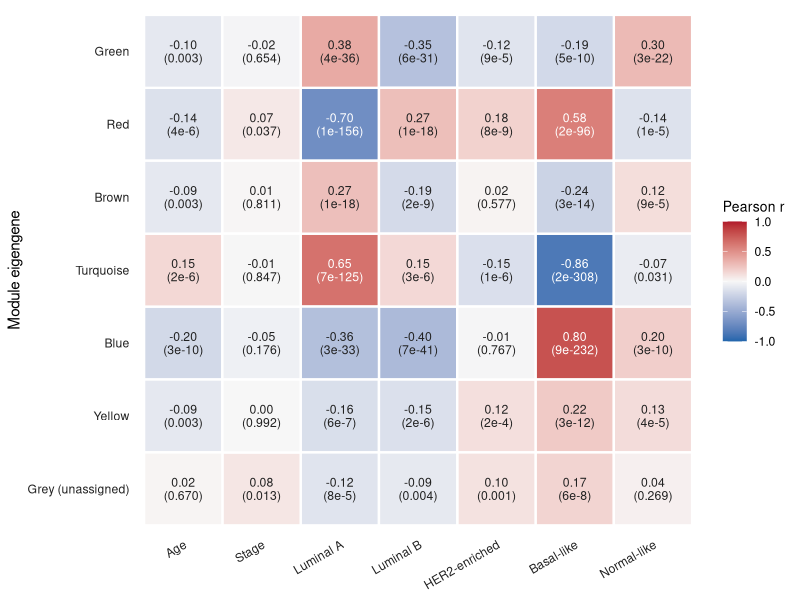
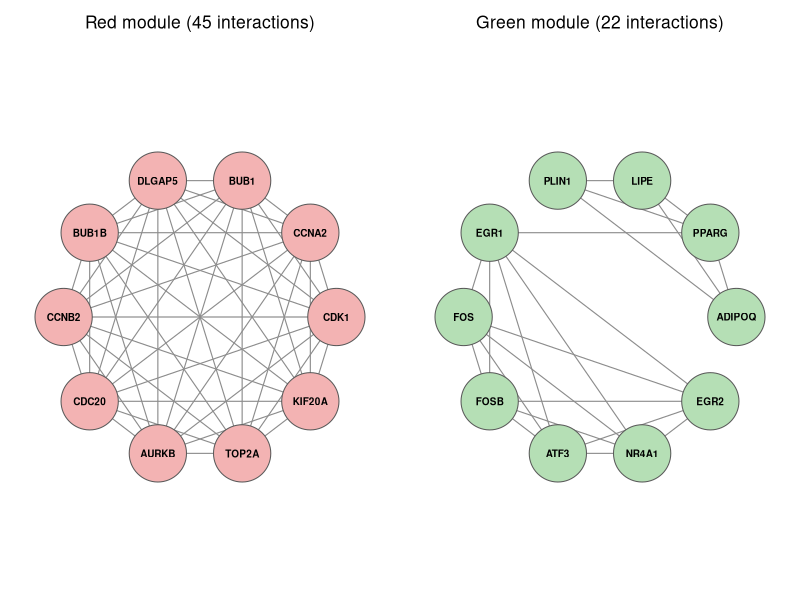
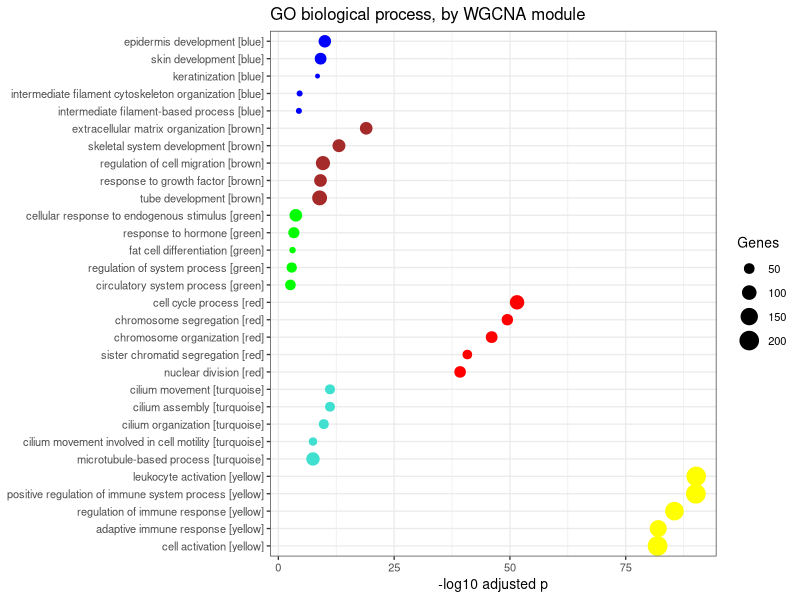
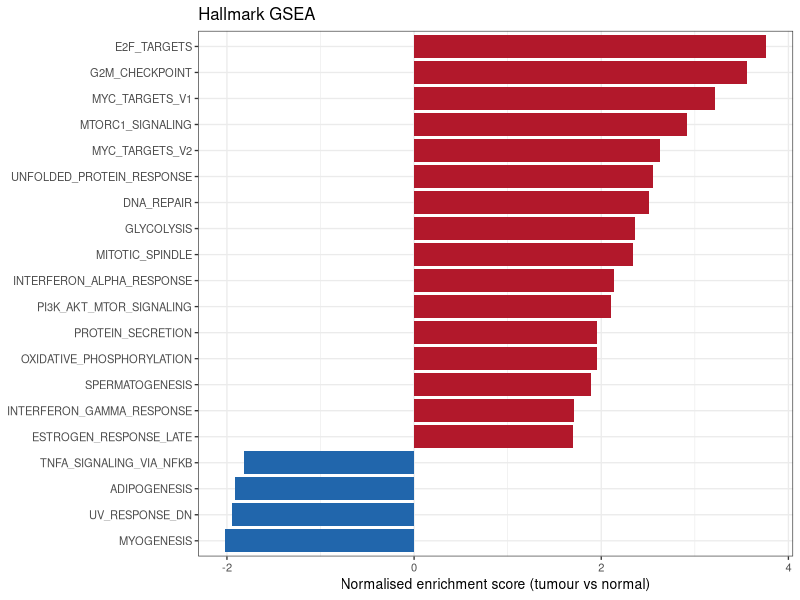
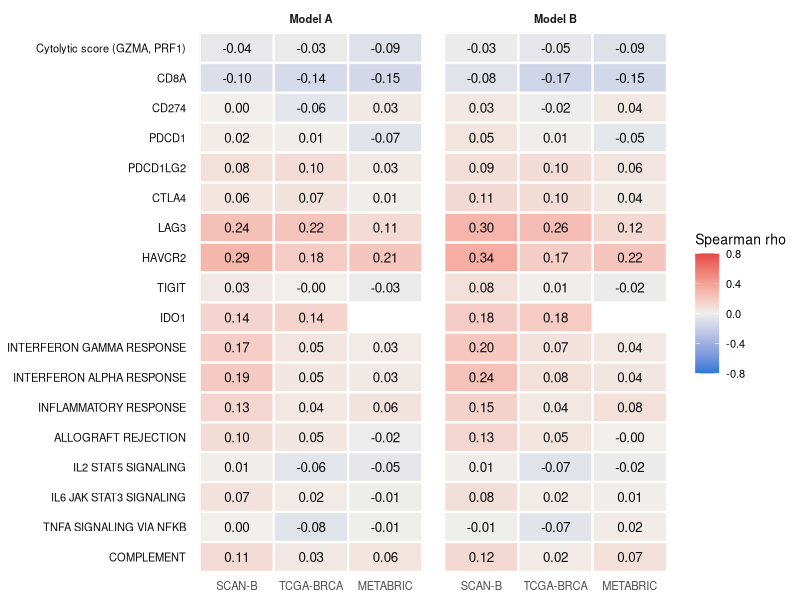
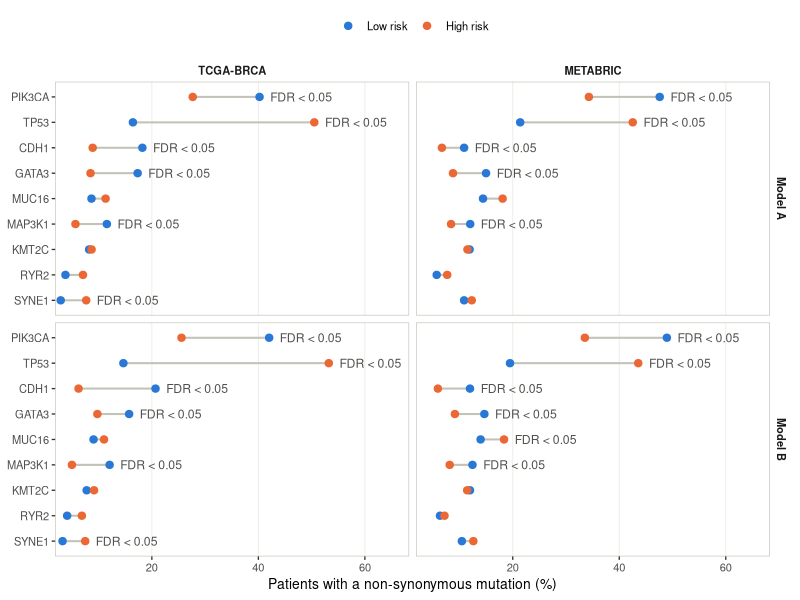
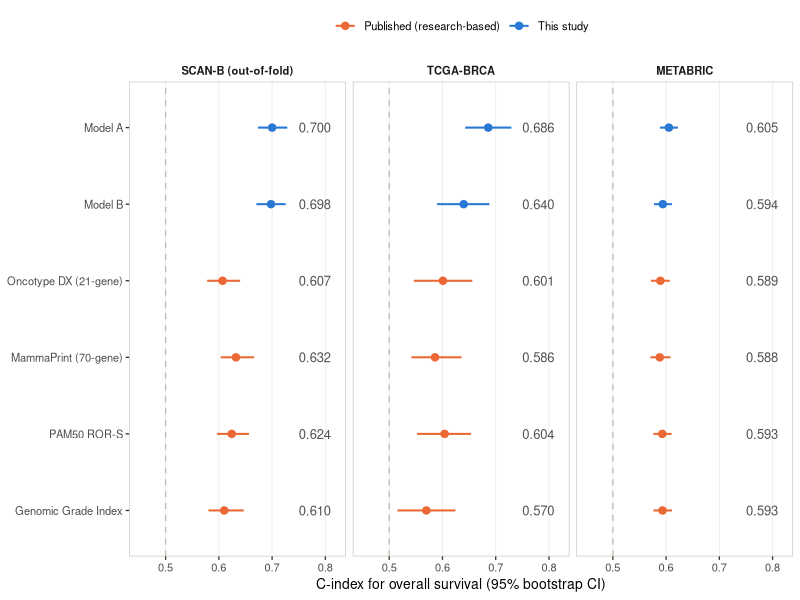

The R script that drew these images, in order:
# 21_final_figures.R
# Draws manuscript figures at 600 dpi from saved result tables. No analysis is repeated, so every
# number shown is exactly the one in the result table.
#   Figure 5:  module-trait correlation heatmap (results/wgcna_module_trait.csv, from 08_wgcna.R)
#   Figure 6:  STRING networks of the hub genes  (results/string_hub_genes.csv, string_edges.csv, from 10_string_hubs.R)
#   Figure 7:  GO dot plot                       (results/enrichment_go_bp.csv, from 11_enrichment.R)
#   Figure 8:  Hallmark GSEA bar plot             (results/enrichment_gsea_hallmark.csv, from 11_enrichment.R)
#   Figure 12: immune heatmap                     (results/immune_association.csv, from 16_immune_association.R)
#   Figure 13: mutation dot plot                  (results/mutation_association.csv, from 18_mutation_association.R)
#   Figure 14: published-signature forest plot    (results/published_signature_comparison.csv, from 20_published_and_random_benchmark.R)
# Figures 7, 8, 12, 13 and 14 use the same plotting code as the scripts named above, which run online
# queries (KEGG) or long resampling, so they are redrawn here from the saved tables rather than by rerunning.
# Run from the project root with the brca_modules environment:
#   Rscript scripts/21_final_figures.R

suppressPackageStartupMessages({ library(ggplot2); library(igraph) })
dir.create("figures", showWarnings = FALSE)
DPI <- 600

## Figure 5: module-trait correlations
mt <- read.csv("results/wgcna_module_trait.csv")
mod_order <- c("green", "red", "brown", "turquoise", "blue", "yellow", "grey")
mod_lab <- setNames(c("Green", "Red", "Brown", "Turquoise", "Blue", "Yellow", "Grey (unassigned)"), mod_order)
trait_lab <- c(Age = "Age", Stage = "Stage", LumA = "Luminal A", LumB = "Luminal B", Her2 = "HER2-enriched",
               Basal = "Basal-like", Normal_like = "Normal-like")
stopifnot(setequal(mt$module, mod_order), setequal(mt$trait, names(trait_lab)))
fmt_fdr <- function(q) ifelse(q < 0.001, sub("e-0?", "e-", sprintf("%.0e", q)), sprintf("%.3f", q))
mt$Module <- factor(mod_lab[mt$module], levels = rev(mod_lab))
mt$Trait  <- factor(trait_lab[mt$trait], levels = trait_lab)
mt$label  <- sprintf("%.2f\n(%s)", mt$cor, fmt_fdr(mt$FDR))
g <- ggplot(mt, aes(Trait, Module, fill = cor)) +
  geom_tile(colour = "white", linewidth = 0.8) +
  geom_text(aes(label = label, colour = abs(cor) > 0.55), size = 3.1, lineheight = 0.9, show.legend = FALSE) +
  scale_colour_manual(values = c(`TRUE` = "white", `FALSE` = "#222222")) +
  scale_fill_gradient2(low = "#2166ac", mid = "#f7f7f7", high = "#b2182b", midpoint = 0, limits = c(-1, 1),
                       name = "Pearson r") +
  labs(x = NULL, y = "Module eigengene") +
  theme_minimal(base_size = 11) +
  theme(panel.grid = element_blank(), axis.text.x = element_text(angle = 30, hjust = 1, colour = "#222222"),
        axis.text.y = element_text(colour = "#222222"), legend.title = element_text(size = 10))
ggsave("figures/fig_module_trait.png", g, width = 7.2, height = 5.2, dpi = DPI, bg = "white")

## Figure 6: STRING interactions among the hub genes
nodes <- read.csv("results/string_hub_genes.csv")
edges <- read.csv("results/string_edges.csv")
fill <- c(red = "#f3b3b3", green = "#b5dfb5")
png("figures/fig_string_hubs.png", width = 7.2, height = 3.7, units = "in", res = DPI)
par(mfrow = c(1, 2), mar = c(0.5, 0.5, 2.2, 0.5))
for (m in c("red", "green")) {
  hubs <- nodes$symbol[nodes$module == m & nodes$hub]
  e <- edges[edges$module == m & edges$from %in% hubs & edges$to %in% hubs, c("from", "to")]
  gr <- graph_from_data_frame(e, directed = FALSE, vertices = data.frame(name = hubs))
  plot(gr, layout = layout_in_circle(gr), vertex.size = 42, vertex.color = fill[[m]], vertex.frame.color = "grey35",
       vertex.label.color = "black", vertex.label.cex = 0.6, vertex.label.family = "sans", vertex.label.font = 2,
       edge.color = "grey55", edge.width = 1.1, margin = 0.08)
  title(sprintf("%s module (%d interactions)", tools::toTitleCase(m), nrow(e)), cex.main = 1.05, font.main = 1)
}
invisible(dev.off())

## Figure 7: GO biological process terms per module (plotting code as in 11_enrichment.R)
genes <- read.csv("results/wgcna_gene_modules.csv")
modules <- setdiff(sort(unique(genes$module)), "grey")
go <- read.csv("results/enrichment_go_bp.csv")
top_terms <- function(d, n) do.call(rbind, lapply(split(d, d$module), function(x) head(x[order(x$p.adjust), ], n)))
p <- top_terms(go, 5)
p$Description <- substr(p$Description, 1, 55)
p$label <- factor(paste0(p$Description, " [", p$module, "]"), levels = rev(unique(paste0(p$Description, " [", p$module, "]"))))
g <- ggplot(p, aes(-log10(p.adjust), label, size = Count, colour = module)) + geom_point() +
  scale_colour_manual(values = setNames(modules, modules), guide = "none") +
  labs(x = "-log10 adjusted p", y = NULL, size = "Genes", title = "GO biological process, by WGCNA module") +
  theme_bw(base_size = 10)
ggsave("figures/enrichment_go_modules.png", g, width = 9, height = 7, dpi = DPI)

## Figure 8: Hallmark GSEA (plotting code as in 11_enrichment.R)
gd <- read.csv("results/enrichment_gsea_hallmark.csv")
gd <- gd[order(gd$p.adjust), ]
s <- head(gd[gd$p.adjust < 0.05, ], 20)
s$ID <- factor(sub("HALLMARK_", "", s$ID), levels = sub("HALLMARK_", "", s$ID[order(s$NES)]))
g2 <- ggplot(s, aes(NES, ID, fill = NES > 0)) + geom_col() +
  scale_fill_manual(values = c(`TRUE` = "#b2182b", `FALSE` = "#2166ac"), guide = "none") +
  labs(x = "Normalised enrichment score (tumour vs normal)", y = NULL, title = "Hallmark GSEA") + theme_bw(base_size = 10)
ggsave("figures/enrichment_gsea_hallmark.png", g2, width = 8, height = 6, dpi = DPI)

## Figure 12: immune features (plotting code as in 16_immune_association.R)
SETS <- paste0("HALLMARK_", c("INTERFERON_GAMMA_RESPONSE", "INTERFERON_ALPHA_RESPONSE", "INFLAMMATORY_RESPONSE", "ALLOGRAFT_REJECTION",
                              "IL2_STAT5_SIGNALING", "IL6_JAK_STAT3_SIGNALING", "TNFA_SIGNALING_VIA_NFKB", "COMPLEMENT"))
CHECK <- c("CD274", "PDCD1", "PDCD1LG2", "CTLA4", "LAG3", "HAVCR2", "TIGIT", "IDO1")
res <- read.csv("results/immune_association.csv")
pretty <- function(x) { x <- gsub("_", " ", x); x <- sub("Cytolytic score", "Cytolytic score (GZMA, PRF1)", x); x }
order_f <- c("Cytolytic_score", "CD8A", CHECK, sub("HALLMARK_", "", SETS))
stopifnot(all(res$feature %in% order_f))
res$feature_lab <- factor(pretty(res$feature), levels = rev(pretty(order_f)))
res$cohort <- factor(res$cohort, levels = c("SCAN-B", "TCGA-BRCA", "METABRIC"))
res$panel <- paste("Model", res$model)
g <- ggplot(res, aes(cohort, feature_lab, fill = rho)) + geom_tile(colour = "#fcfcfb", linewidth = 0.8) +
  geom_text(aes(label = sprintf("%.2f", rho)), size = 3.4, colour = "#0b0b0b") + facet_wrap(~ panel) +
  scale_fill_gradient2(low = "#2a78d6", mid = "#f0efec", high = "#e34948", midpoint = 0, limits = c(-0.8, 0.8), oob = scales::squish, name = "Spearman rho") +
  labs(x = NULL, y = NULL) + theme_minimal(base_size = 10) +
  theme(panel.grid = element_blank(), strip.text = element_text(face = "bold"), axis.text.y = element_text(colour = "#0b0b0b"))
ggsave("figures/immune_association_heatmap.png", g, width = 8, height = 5.6, dpi = DPI, bg = "white")

## Figure 13: mutation frequency by risk group (plotting code as in 18_mutation_association.R)
res <- read.csv("results/mutation_association.csv")
common <- Reduce(intersect, split(res$gene, res$cohort))
p <- res[res$gene %in% common, ]
ord <- p[p$cohort == "TCGA-BRCA" & p$model == "A", ]; ord <- ord$gene[order((ord$mutated_low_pct + ord$mutated_high_pct) / 2)]
p$gene <- factor(p$gene, levels = ord); p$cohort <- factor(p$cohort, levels = c("TCGA-BRCA", "METABRIC")); p$model <- paste("Model", p$model)
long <- rbind(data.frame(p[, c("cohort", "model", "gene")], pct = p$mutated_low_pct, Group = "Low risk"),
              data.frame(p[, c("cohort", "model", "gene")], pct = p$mutated_high_pct, Group = "High risk"))
long$Group <- factor(long$Group, levels = c("Low risk", "High risk"))
p$label <- ifelse(p$FDR < 0.05, "FDR < 0.05", ""); p$xpos <- pmax(p$mutated_low_pct, p$mutated_high_pct) + 2
g <- ggplot(p, aes(y = gene)) + geom_segment(aes(x = mutated_low_pct, xend = mutated_high_pct, yend = gene), colour = "#c3c2b7", linewidth = 0.7) +
  geom_point(data = long, aes(pct, gene, colour = Group), size = 2.2) +
  geom_text(aes(x = xpos, label = label), hjust = 0, size = 3.1, colour = "#52514e") + facet_grid(model ~ cohort) +
  scale_colour_manual(values = c(`Low risk` = "#2a78d6", `High risk` = "#eb6834"), name = NULL) + scale_x_continuous(expand = expansion(mult = c(0.02, 0.25))) +
  labs(x = "Patients with a non-synonymous mutation (%)", y = NULL) + theme_bw(base_size = 10) +
  theme(panel.grid.minor = element_blank(), panel.grid.major.y = element_blank(), panel.grid.major.x = element_line(colour = "#ecebe7", linewidth = 0.3),
        strip.background = element_blank(), strip.text = element_text(face = "bold"), legend.position = "top", panel.border = element_rect(colour = "#c3c2b7"))
ggsave("figures/mutation_by_risk.png", g, width = 7.5, height = 5 + 0.08 * length(common), dpi = DPI, bg = "white")

## Figure 14: C-index of the models and published signatures (plotting code as in 20_published_and_random_benchmark.R)
res <- read.csv("results/published_signature_comparison.csv")
f <- res[!is.na(res$c_index), ]
f$cohort <- factor(f$cohort, levels = c("SCAN-B (out-of-fold)", "TCGA-BRCA", "METABRIC"))
f$signature <- factor(f$signature, levels = rev(c("Model A", "Model B", "Oncotype DX (21-gene)", "MammaPrint (70-gene)", "PAM50 ROR-S", "Genomic Grade Index")))
f$Group <- ifelse(grepl("^Model", f$signature), "This study", "Published (research-based)")
g <- ggplot(f, aes(c_index, signature, colour = Group)) + geom_vline(xintercept = 0.5, linetype = 2, colour = "#c3c2b7") +
  geom_segment(aes(x = c_low, xend = c_high, yend = signature), linewidth = 0.7) + geom_point(size = 2.2) +
  geom_text(aes(x = 0.81, label = sprintf("%.3f", c_index)), colour = "#52514e", size = 3.3, hjust = 1, show.legend = FALSE) +
  facet_wrap(~ cohort) + scale_colour_manual(values = c(`This study` = "#2a78d6", `Published (research-based)` = "#eb6834"), name = NULL) +
  scale_x_continuous(limits = c(0.45, 0.82), breaks = c(0.5, 0.6, 0.7, 0.8)) + labs(x = "C-index for overall survival (95% bootstrap CI)", y = NULL) + theme_bw(base_size = 10) +
  theme(panel.grid.minor = element_blank(), panel.grid.major.y = element_blank(), panel.grid.major.x = element_line(colour = "#ecebe7", linewidth = 0.3),
        strip.background = element_blank(), strip.text = element_text(face = "bold"), legend.position = "top", panel.border = element_rect(colour = "#c3c2b7"))
ggsave("figures/published_signature_forest.png", g, width = 8, height = 3.3, dpi = DPI, bg = "white")

cat("Saved at", DPI, "dpi: figures/fig_module_trait.png, fig_string_hubs.png, enrichment_go_modules.png, enrichment_gsea_hallmark.png,",
    "immune_association_heatmap.png, mutation_by_risk.png, published_signature_forest.png\n")
